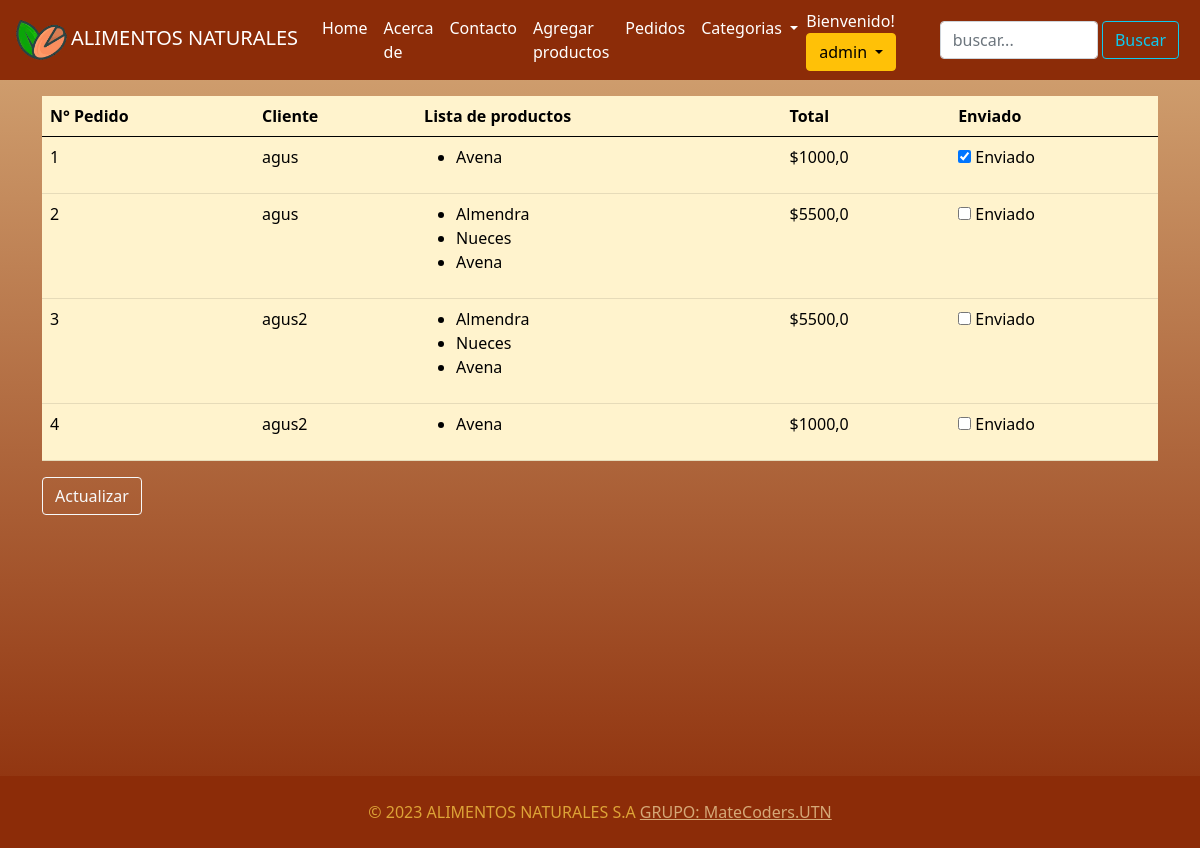
The app's page /pedidos/ (signed in), older data.
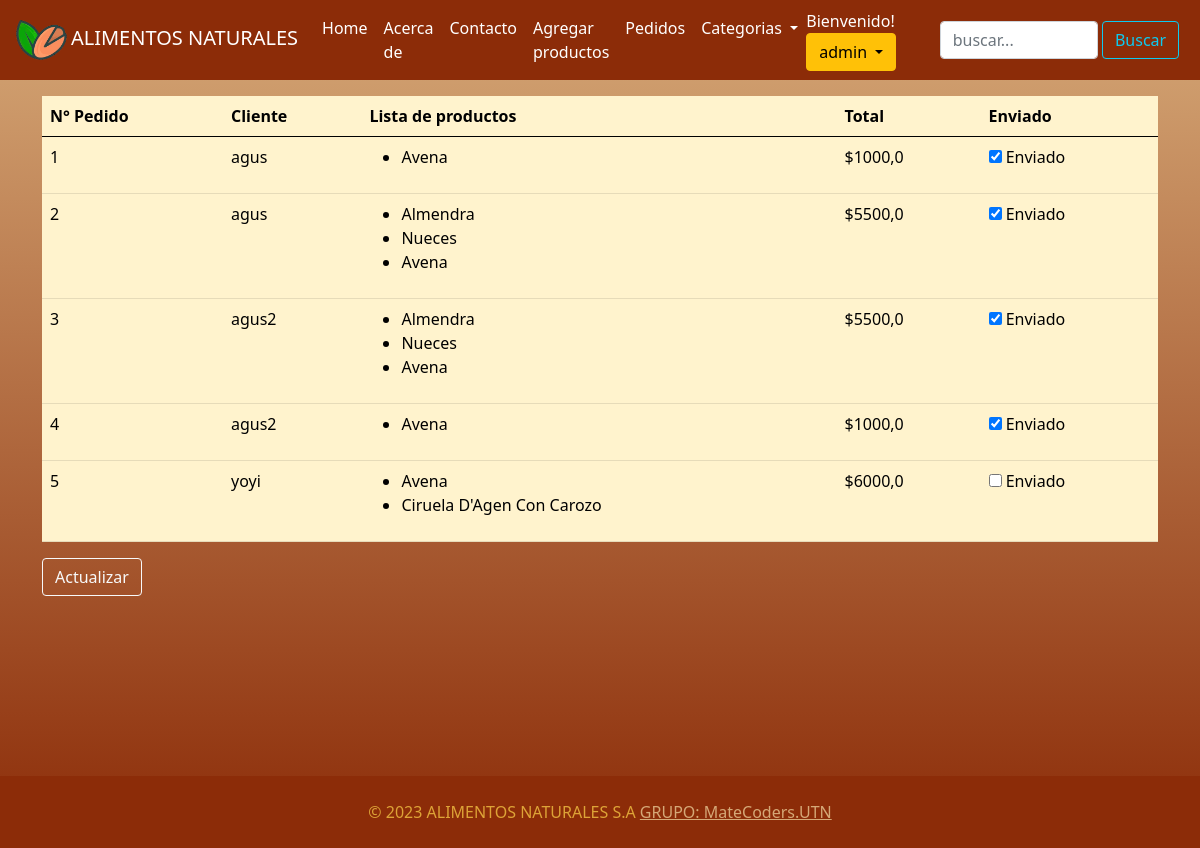
The same page, newer data.
### TIENDA/models.py (models this page shows, shortened)
class Carrito(models.Model):
    usuario = models.ForeignKey(User, on_delete=models.CASCADE, related_name='usuario')
    lista = models.ManyToManyField(Producto)
    total = models.FloatField(default=0)
    enviado = models.BooleanField(default=False)

class Producto(models.Model):
    titulo = models.CharField(max_length=100)
    imagen = models.FileField(upload_to= "imagenes", null = True )
    descripcion = models.TextField(max_length=1000)
    precio = models.FloatField()
    categoria = models.ForeignKey(Categoria,on_delete=models.CASCADE, related_name='categoria_producto')
    fecha = models.DateTimeField(auto_now_add=True)

### TIENDA/views.py (the view)
# urls.py: path('pedidos/', views.pedidos, name='pedidos')
@staff_member_required
def pedidos(request):
    if request.method == 'POST':
        enviados = {k:v[0] for k,v in dict(request.POST).items()}
        enviados.pop('csrfmiddlewaretoken')
        for valor in enviados.items():
            id_pedido = valor[0]
            enviado_pedido = True if valor[1] == 'on' else False
            pedido = Carrito.objects.get(id=id_pedido)
            pedido.enviado = enviado_pedido
            pedido.save()
        pedidos = Carrito.objects.all()
        pedidos_con_productos = []
        for pedido in pedidos:
            productos = pedido.lista.all()
            pedidos_con_productos.append((pedido, productos))
        return render(request, 'tienda/pedidos.html', {'pedidos': pedidos_con_productos})
    else:
        pedidos = Carrito.objects.all()
        pedidos_con_productos = []
        for pedido in pedidos:
            productos = pedido.lista.all()
            pedidos_con_productos.append((pedido, productos))
        return render(request, 'tienda/pedidos.html', {'pedidos': pedidos_con_productos})

### TIENDA/context_processor.py (called while the page is built)
def extras(request):
    if "carrito" not in request.session:
        request.session["carrito"] = []
    cantidad_productos = len(request.session['carrito'])
    return({'categoria': Categoria.objects.all(),
            'cantidad_productos': cantidad_productos,
            })

### TIENDA/models.py (called while the page is built)
    def __str__(self) -> str:
        return f'{self.titulo}'

### TIENDA/templates/tienda/pedidos.html (shortened to what this page needs)
{% extends "tienda/layout.html" %}
{% block content %}
<form action="{% url "tienda:pedidos" %}" method="post">
    <table class="table table-warning table-spriped mt-3 p-3">
        <thead>
            <tr class="table-warning">
                <th class="table-warning" scope='col'>N° Pedido</th>
                <th class="table-warning" scope='col'>Cliente</th>
                <th class="table-warning" scope='col'>Lista de productos</th>
                <th class="table-warning" scope='col'>Total</th>
                <th class="table-warning" scope='col'>Enviado</th>
            </tr>
        </thead>
        <tbody>
            {% for pedido, productos in pedidos %}
            <tr class="table-warning">
                <td class="table-warning">
                    {{ pedido.id }}
                </td>
                <td class="table-warning">
                    {{ pedido.usuario }}
                </td>
                <td class="table-warning">
                    <ul>
                        {% for producto in productos %}
                        <li>{{ producto.titulo }}</li>
                        {% endfor %}
                    </ul>
                </td>
                <td class="table-warning">
                    ${{ pedido.total }}
                </td>
                <td class="table-warning">
                    <input type="checkbox" name="{{ pedido.id }}" id="enviado" {% if pedido.enviado %}checked{% endif %}>
                    Enviado
                </td>
            </tr>
            {% endfor %}
        </tbody>
    </table>
    <button class="btn btn-outline-light" type="submit">Actualizar</button>
</form>
{% endblock content %}

Row changes from the older to the newer data that the page shows:
changed Carrito id 2: enviado "☐" → "☑"
changed Carrito id 3: enviado "☐" → "☑"
changed Carrito id 4: enviado "☐" → "☑"
added Carrito: id "5", usuario "yoyi", total "6000,0", Producto (titulo "Avena")
now on this page (row unchanged): Producto: titulo "Ciruela D'Agen Con Carozo", shown under "5"
